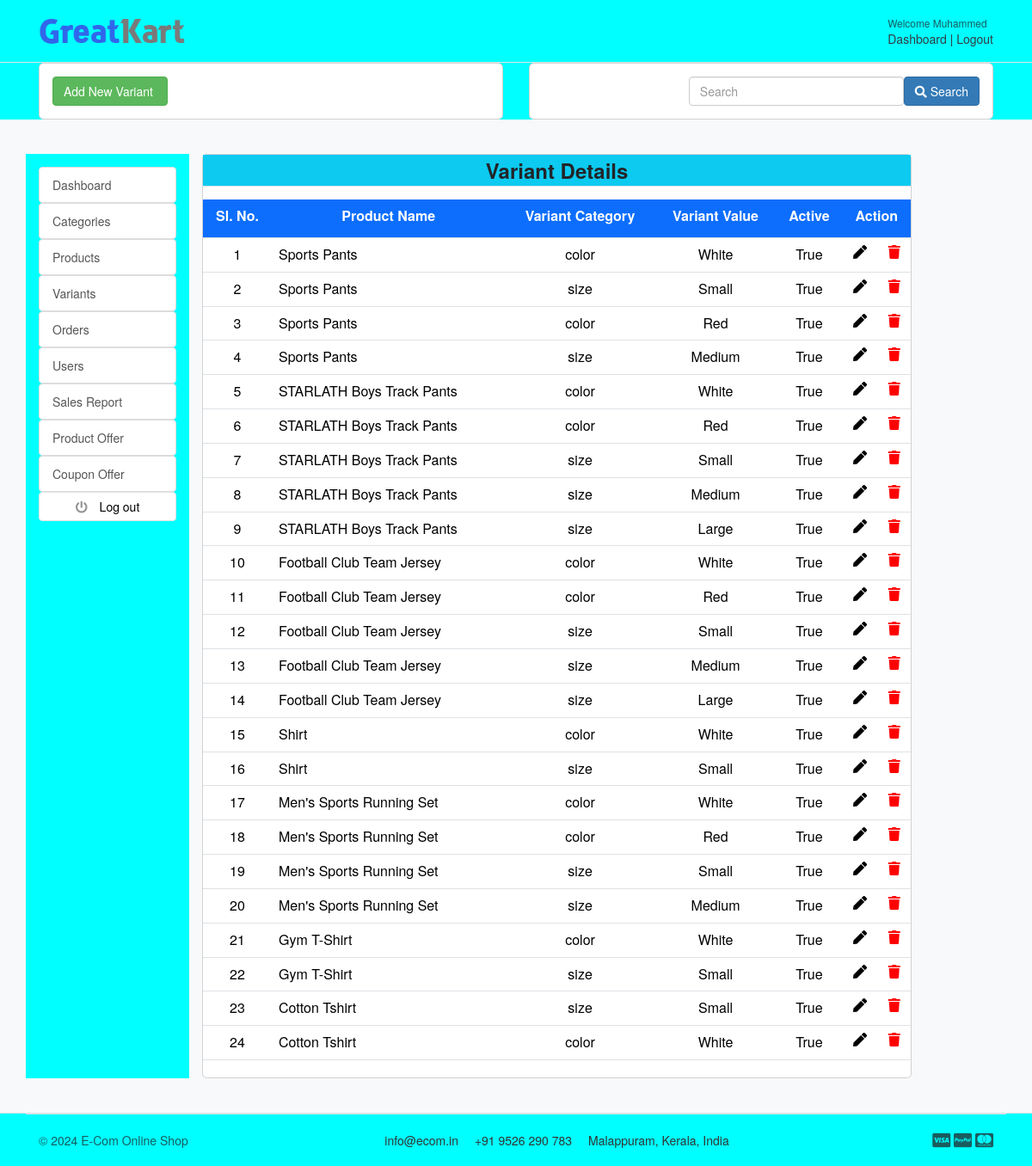
Screenshot of /accounts/variant_list (signed in) with the database file from the repository.
### accounts/models.py (models this page shows, shortened)
class Account(AbstractBaseUser):
    first_name = models.CharField(max_length=50)
    last_name = models.CharField(max_length=50)
    email = models.EmailField(max_length=100, unique=True)
    phone_number = models.CharField(max_length=12, unique=True, default='')
    wallet = models.FloatField(null=True, default=0.0)
    date_joined = models.DateTimeField(auto_now_add=True)
    last_login = models.DateTimeField(auto_now_add=True)
    is_admin = models.BooleanField(default=False)
    is_staff = models.BooleanField(default=False)
    is_active = models.BooleanField(default=True)
    is_superadmin = models.BooleanField(default=False)
    USERNAME_FIELD = 'email'
    REQUIRED_FIELDS = ['first_name', 'last_name', 'phone_number']
    objects = MyAccountManager()
    class Meta:
        verbose_name = 'account'
        verbose_name_plural = 'accounts'

### store/models.py (models this page shows, shortened)
class Variant(models.Model):
    product = models.ForeignKey(Product, on_delete=models.CASCADE)
    variant_category = models.CharField(max_length=100, choices=variant_category_choice)
    variant_value = models.CharField(max_length=100)
    is_active = models.BooleanField(default=True)
    created_on = models.DateTimeField(auto_now=True)
    objects = VariantManager()

class Product(models.Model):
    product_name = models.CharField(max_length=200, unique=True)
    slug = models.SlugField(max_length=200, unique=True)
    description = models.TextField(max_length=500, blank=True)
    price = models.PositiveIntegerField(
        validators=[MinValueValidator(1)],
        help_text="Enter a number greater than zero")
    product_image = models.ImageField(upload_to='photos/products')
    stock = models.PositiveIntegerField(
        validators=[MinValueValidator(1)],
        help_text="Enter a number greater than zero")
    is_available = models.BooleanField(default=True)
    category = models.ForeignKey(Category, on_delete=models.CASCADE)
    created_date = models.DateTimeField(auto_now_add=True)
    modified_date = models.DateTimeField(auto_now=True)
    offer_percentage = models.PositiveIntegerField(default=0, blank=True, null=True)
    offer_price = models.PositiveIntegerField(default=0, blank=True, null=True)
    is_listed_offer = models.BooleanField(default=True)
    def __str__(self):
        return self.product_name

### accounts/views.py (the view)
# urls.py: path('variant_list', views.variant_list, name="variant_list"),
@cache_control(no_cache=True, must_revalidate=True, no_store=True)
@login_required(login_url="login_admin")
@user_passes_test(is_admin, login_url="login_admin")
def variant_list(request):
    variant_list = Variant.objects.all()
    return render(request, "admin/variant_list.html", {"variant_list": variant_list})

### accounts/views.py (called while the page is built)
def is_admin(user):
    return user.is_authenticated and user.is_staff

### carts/context_processors.py (called while the page is built)
def counter(request):
    cart_count = 0
    if 'admin' in request.path:
        return {}
    else:
        try:
            cart = Cart.objects.filter(cart_id = _cart_id(request))
            if request.user.is_authenticated:
                cart_items = CartItem.objects.all().filter(user=request.user)
            else:
                cart_items = CartItem.objects.all().filter(cart=cart[:1])
            for cart_item in cart_items:
                cart_count += cart_item.quantity
        except Cart.DoesNotExist:
            cart_count = 0
    return dict(cart_count=cart_count)

### carts/views.py (called while the page is built)
def _cart_id(request):
    cart = request.session.session_key
    if not cart:
        cart = request.session.create()
    return cart

### category/context_processors.py (called while the page is built)
def menu_links(request):
    links = Category.objects.all()
    return dict(links=links)

### templates/admin/variant_list.html (shortened to what this page needs)
{% extends 'admin/base_admin.html' %}
{% block content %}
<div class="container">
    <div class="row">
        <div class="col-lg-6">
            <div class="card">
                <div class="card-body">
                    <a href="{% url 'variant_add' %}" class="btn btn-success"> Add New Variant </a>
                </div>
            </div>
        </div>
        <div class="col-lg-6">
            <div class="search-element">
                <div class="card">
                    <div class="card-body">
                        <form method="get">
                            <button class="btn  btn-primary" type="submit" style="float:right"><i
                                    class="fas fa-search"></i> Search
                            </button>
                            <input class="form-control" type="search" placeholder="Search" aria-label="Search"
                                   data-width="250" style="width: 250px;float:right" name="filter" value="{{ filter }}">
                        </form>
                    </div>
                </div>
            </div>
        </div>
    </div>
</div>
<section class="section-conten padding-y bg">
    <div class="container">
        <div class="row">
            {% include 'includes/sidebar-admin-dashboard.html' %}
            <main class="col-md-9">
                <article class="card">
                    <div class="table-responsive">
                        <div class="table-heading text-center font-weight-bold border-bottom mb-3 bg-info"
                             style="font-size: 24px; line-height: 1.5;">Variant Details
                        </div>
                        <table class="table table-hover">
                            <thead>
                            <tr>
                                <td class="table-heading text-center font-weight-bold bg-primary text-white border-bottom mb-3">
                                    <label>Sl. No.</label>
                                </td>
                                <td class="table-heading text-center font-weight-bold bg-primary text-white border-bottom mb-3">
                                    <label>Product Name</label>
                                </td>
                                <td class="table-heading text-center font-weight-bold bg-primary text-white border-bottom mb-3">
                                    <label>Variant Category</label>
                                </td>
                                <td class="table-heading text-center font-weight-bold bg-primary text-white border-bottom mb-3">
                                    <label>Variant Value</label>
                                </td>
                                <td class="table-heading text-center font-weight-bold bg-primary text-white border-bottom mb-3">
                                    <label>Active</label>
                                </td>
                                <td colspan="2" class="table-heading text-center font-weight-bold bg-primary text-white border-bottom mb-3">
                                    <label>Action</label>
                                </td>
                            </tr>
                            </thead>
                            {% for variant in variant_list %}
                            <tr>
                                <td class="text-center">
                                    <p class="title mb-0"> {{ forloop.counter }} </p>
                                </td>
                                <td>
                                    <p class="title mb-0"> {{ variant.product }} </p>
                                </td>
                                <td class="text-center">
                                    <p class="title mb-0"> {{ variant.variant_category }} </p>
                                </td>
                                <td class="text-center">
                                    <p class="title mb-0"> {{ variant.variant_value }} </p>
                                </td>
                                <td class="text-center">
                                    <p class="title mb-0"> {{ variant.is_active }} </p>
                                </td>
                                <td class="text-center">
                                    <a href="{% url 'variant_update' variant.id %}"><i class="fas fa-pen" style="color: black;"></i></a>
                                </td>
                                <td class="text-center">
                                    <a href="{% url 'variant_delete' variant.id %}"
                                       onclick="return confirm('Are you sure you want to delete this Variant?')">
                                        <i class="fas fa-trash" style="color: red;"></i></a>
                                </td>
                            </tr>
                            {% endfor %}
                        </table>
                    </div>
                </article>
            </main>
        </div>
    </div>
</section>
{% endblock%}

### templates/admin/navbar_admin.html (shortened to what this page needs)
{% load static %}
<header class="section-header">
    <section class="header-main border-bottom">
        <div class="container">
            <div class="row align-items-center">
                <div class="col-lg-2 col-md-3 col-6">
                    <a href="{% url 'home' %}" class="brand-wrap">
                        <img class="logo" src="{% static './images/logo.png' %}">
                    </a>
                </div>
                <div class="col-lg  col-md-6 col-sm-12 col">
                </div>
                <div class="col-lg-3 col-sm-6 col-8 order-2 order-lg-3">
                    <div class="d-flex justify-content-end mb-3 mb-lg-0">
                        {% if user.id %}
                        <div class="widget-header">
                            <small class="title text-muted">Welcome {{ user.first_name }}</small>
                            <div>
                                <a href="{% url 'dashboard_admin' %}">Dashboard</a> <span class="dark-transp"> | </span>
                                <a href="{% url 'logout_admin' %}">Logout</a>
                            </div>
                        </div>
                        {% endif %}
                    </div>
                </div>
            </div>
        </div>
    </section>
</header>

### static/css/ui.css (style rules this page uses)
html { font-family: "Inter", sans-serif; font-size: 15px; }
.padding-y { padding-top: 40px; padding-bottom: 40px; }
article:after, .form-group:after { display: block; clear: both; content: ""; }
.bg { background-color: #f8f9fa; }
p:last-child { margin-bottom: 0; }
.header-main { position: relative; padding-top: 1rem; padding-bottom: 1rem; }
.brand-wrap .logo, .navbar-brand .logo { margin-right: 7px; max-height: 42px; display: inline-block; }
.widget-header { display: inline-block; vertical-align: middle; position: relative; }
.widget-header a { color: #343a40; }
.widget-header .title { display: block; }

### rows the page displays
Account: first_name "Muhammed"
Variant: product "Sports Pants", variant_category "color", variant_value "White", is_active "True"
Variant: product "Sports Pants", variant_category "size", variant_value "Small", is_active "True"
Variant: product "Sports Pants", variant_category "color", variant_value "Red", is_active "True"
Variant: product "Sports Pants", variant_category "size", variant_value "Medium", is_active "True"
Variant: product "STARLATH Boys Track Pants", variant_category "color", variant_value "White", is_active "True"
Variant: product "STARLATH Boys Track Pants", variant_category "color", variant_value "Red", is_active "True"
Variant: product "STARLATH Boys Track Pants", variant_category "size", variant_value "Small", is_active "True"
Variant: product "STARLATH Boys Track Pants", variant_category "size", variant_value "Medium", is_active "True"
Variant: product "STARLATH Boys Track Pants", variant_category "size", variant_value "Large", is_active "True"
Variant: product "Football Club Team Jersey", variant_category "color", variant_value "White", is_active "True"
Variant: product "Football Club Team Jersey", variant_category "color", variant_value "Red", is_active "True"
Variant: product "Football Club Team Jersey", variant_category "size", variant_value "Small", is_active "True"
Variant: product "Football Club Team Jersey", variant_category "size", variant_value "Medium", is_active "True"
Variant: product "Football Club Team Jersey", variant_category "size", variant_value "Large", is_active "True"
Variant: product "Shirt", variant_category "color", variant_value "White", is_active "True"
Variant: product "Shirt", variant_category "size", variant_value "Small", is_active "True"
Variant: product "Men's Sports Running Set", variant_category "color", variant_value "White", is_active "True"
Variant: product "Men's Sports Running Set", variant_category "color", variant_value "Red", is_active "True"
Variant: product "Men's Sports Running Set", variant_category "size", variant_value "Small", is_active "True"
Variant: product "Men's Sports Running Set", variant_category "size", variant_value "Medium", is_active "True"
Variant: product "Gym T-Shirt", variant_category "color", variant_value "White", is_active "True"
Variant: product "Gym T-Shirt", variant_category "size", variant_value "Small", is_active "True"
Variant: product "Cotton Tshirt", variant_category "size", variant_value "Small", is_active "True"
Variant: product "Cotton Tshirt", variant_category "color", variant_value "White", is_active "True"
